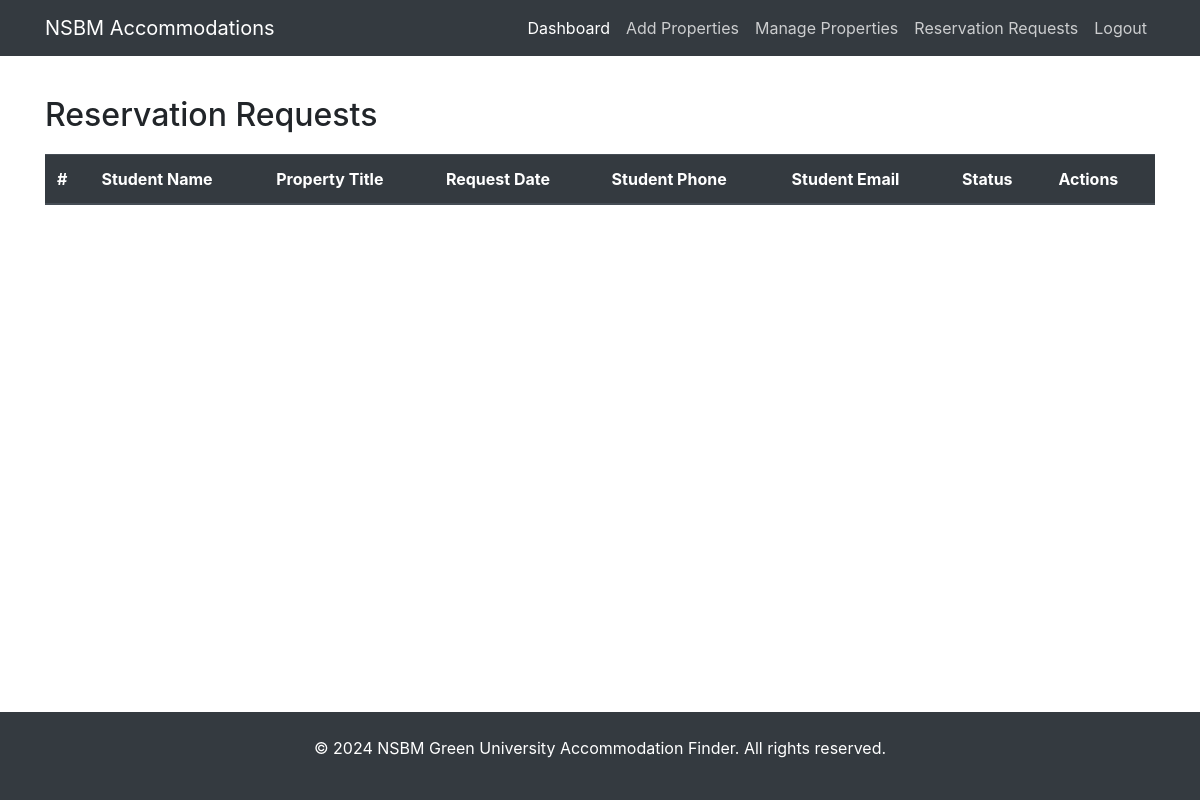
The page /landrodsResReq.php (signed in) on the database as committed earlier.
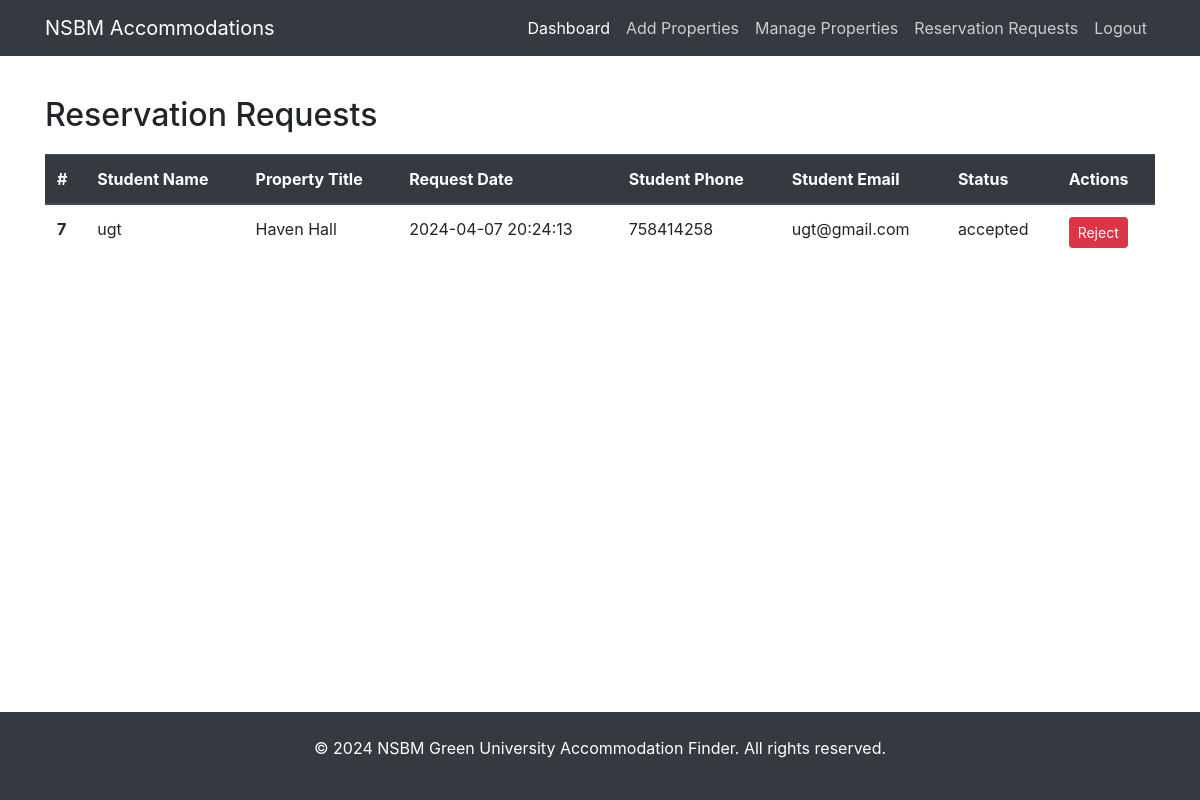
The same page on the database as committed later.
### tables this page shows
CREATE TABLE `reservations` (
  `reservation_id` int(11) NOT NULL,
  `property_id` int(11) NOT NULL,
  `student_id` int(11) NOT NULL,
  `status` enum('pending','accepted','declined') NOT NULL DEFAULT 'pending',
  `created_at` timestamp NOT NULL DEFAULT current_timestamp(),
  `updated_at` timestamp NOT NULL DEFAULT current_timestamp() ON UPDATE current_timestamp()
);

CREATE TABLE `users` (
  `user_id` int(11) NOT NULL,
  `user_type` enum('landlord','warden','student','admin') NOT NULL,
  `name` varchar(255) NOT NULL,
  `email` varchar(255) NOT NULL,
  `password` varchar(255) NOT NULL,
  `status` enum('active','suspended') NOT NULL DEFAULT 'active',
  `created_at` timestamp NOT NULL DEFAULT current_timestamp(),
  `updated_at` timestamp NOT NULL DEFAULT current_timestamp() ON UPDATE current_timestamp(),
  `phone` int(15) NOT NULL
);

CREATE TABLE `properties` (
  `property_id` int(11) NOT NULL,
  `landlord_id` int(11) NOT NULL,
  `title` varchar(255) NOT NULL,
  `description` text NOT NULL,
  `price` decimal(10,2) NOT NULL,
  `location` varchar(255) NOT NULL,
  `status` enum('pending','approved','rejected') NOT NULL DEFAULT 'pending',
  `created_at` timestamp NOT NULL DEFAULT current_timestamp(),
  `updated_at` timestamp NOT NULL DEFAULT current_timestamp() ON UPDATE current_timestamp(),
  `latitude` decimal(10,8) DEFAULT NULL,
  `longitude` decimal(11,8) DEFAULT NULL,
  `image` mediumblob DEFAULT NULL
);

### landrodsResReq.php (the view, shortened to what the changed rows need)
<?php
try {
    $db_obj = new DBConnection();
    $db_obj->connect();
    $pdo = $db_obj->get_conn();
    if ($_SERVER['REQUEST_METHOD'] == 'POST') {
        if (isset($_POST['action']) && $_POST['action'] == 'accept') {
            try {
                $stmt = $pdo->prepare("UPDATE reservations SET status = 'accepted' WHERE reservation_id = :reservation_id");
                $stmt->bindParam(':reservation_id', $_POST['reservation_id']);
                $stmt->execute();
                header("Location: ".$_SERVER['PHP_SELF']);
                exit;
            } catch (PDOException $e) {
                die("Database error: " . $e->getMessage());
            }
        } else if (isset($_POST['action']) && $_POST['action'] == 'declined') {
            try {
                $stmt = $pdo->prepare("UPDATE reservations SET status = 'declined' WHERE reservation_id = :reservation_id");
                $stmt->bindParam(':reservation_id', $_POST['reservation_id']);
                $stmt->execute();
                header("Location: ".$_SERVER['PHP_SELF']);
                exit;
            } catch (PDOException $e) {
                die("Database error: " . $e->getMessage());
            }
        }
    } else if ($_SERVER['REQUEST_METHOD'] == 'GET'){
        $stmt = $pdo->prepare("SELECT r.*, p.title AS property_title, u.name AS student_name, u.email AS student_email, r.created_at AS request_date, u.phone AS student_phone FROM reservations r LEFT JOIN users u ON r.student_id = u.user_id JOIN properties p ON r.property_id = p.property_id WHERE p.landlord_id = :landlord_id ORDER BY r.created_at DESC");
        $stmt->bindParam(':landlord_id', $_SESSION['user_id']);
        $stmt->execute();
        $reservations = $stmt->fetchAll(PDO::FETCH_ASSOC);
    }
} catch (PDOException $e) {
    die("Database error: " . $e->getMessage());
}
?>
<!DOCTYPE html>
<html lang="en" style="height: 100%;">
<head>
    <link rel="stylesheet" href="https://cdn.jsdelivr.net/npm/bootstrap@4.5.2/dist/css/bootstrap.min.css">
    <link href="css/main.css" rel="stylesheet">
</head>
<body>
<div class="flex-wrapper">
    <div class="requests-section">
        <div class="container">
            <h2>Reservation Requests</h2>
            <div class="table-responsive">
                <table class="table">
                    <thead class="thead-dark">
                        <tr>
                            <th scope="col">#</th>
                            <th scope="col">Student Name</th>
                            <th scope="col">Property Title</th>
                            <th scope="col">Request Date</th>
                            <th scope="col">Student Phone</th>
                            <th scope="col">Student Email</th>
                            <th scope="col">Status</th>
                            <th scope="col">Actions</th>
                        </tr>
                    </thead>
                    <tbody>
                        <?php
                        if (!empty($reservations)) {
                            foreach ($reservations as $reservation)
                        ?>
                        <tr>
                            <th scope="row"><?php echo $reservation['reservation_id']; ?></th>
                            <td><?php echo $reservation['student_name']; ?></td>
                            <td><?php echo $reservation['property_title']; ?></td>
                            <td><?php echo $reservation['request_date']; ?></td>
                            <td><?php echo $reservation['student_phone']; ?></td>
                            <td><?php echo $reservation['student_email']; ?></td>
                            <td><?php echo $reservation['status']; ?></td>
                            <td>
                            <?php
                            if ($reservation['status'] != 'declined'){
                            ?>
                            <form method="POST" style="display: inline;">
                                <button type="submit" class="btn btn-danger btn-sm">Reject</button>
                            </form>
                            <?php
                            }
                            ?>
                            </td>
                        </tr>
                        <?php
                        }
                        ?>
                    </tbody>
                </table>
            </div>
        </div>
    </div>
</div>
</body>
</html>

Rows that differ between the two databases and show on the page:
added reservations: reservation_id "7", created_at "2024-04-07 20:24:13", status "accepted"
added users: name "ugt", phone "758414258", email "ugt@gmail.com"
added properties: title "Haven Hall"
Other text that changed with them:
text now shown: "Reject"
